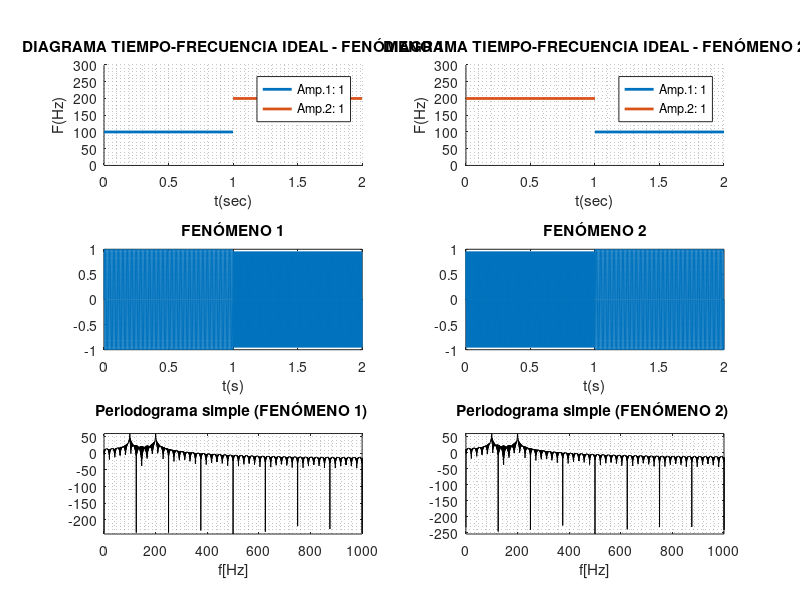

Recreate this plot in MATLAB.
%% PRÁCTICA 13.1. Generación de señales definidas a trozos y diagrama tiempo-frecuencia ideal

clc, close all, clear all
%% 1.- Recepción de datos de las componentes:
% Frecuencias de las componentes (ordenadas de menor a mayor):
f1=100; f2=200; 
% Amplitudes:
a1=1; a2=1;  
% Duraciones de las componentes - FENÓMENO 1:
t11=[0 1]; t12=[1 2]; 
% Duraciones de las componentes - FENÓMENO 2:
t21=[1 2]; t22=[0 1]; 
%% 2.- Generación del diagrama tiempo-frecuencia ideal:
figure(1)
subplot(3,2,1)
hold on
plot (t11,[f1 f1],'linewidth',2)
plot (t12,[f2 f2],'linewidth',2)
title('DIAGRAMA TIEMPO-FRECUENCIA IDEAL - FENÓMENO 1')
xlabel('t(sec)'), ylabel('F(Hz)'),axis([0 2 0 300])
legend('Amp.1: 1','Amp.2: 1'), grid minor
subplot(3,2,2)
hold on
plot (t21,[f1 f1],'linewidth',2)
plot (t22,[f2 f2],'linewidth',2)
title('DIAGRAMA TIEMPO-FRECUENCIA IDEAL - FENÓMENO 2')
xlabel('t(sec)'), ylabel('F(Hz)')
axis([0 2 0 300])
legend('Amp.1: 1','Amp.2: 1')
grid minor
%% 3. Generación de las señales compuestas
% MÉTODO: aquí se aprovecha las ventajas de programación de Matlab,
Fs=10*f2; % Fs respecto de la f5 que es la más exigente 
Ts=1/Fs;
duracion = 2; % es el tiempo máximo que ocupan las componentes
t=0:Ts:duracion;
% FENÓMENO 1. Se definen las componentes en todo el rango:
comp1=a1*sin(2*pi*f1*t);
comp2=a2*sin(2*pi*f2*t);
% se enceran las zonas en donde no existen las señales:
comp1=((t>=0)&(t<=1)).*(comp1);
comp2=((t>=1)&(t<=2)).*(comp2);
% La señal compuesta es la suma de todas las componentes:
yt1 = comp1+comp2;
% FENÓMENO 2. Se definen las componentes en todo el rango:
comp1=a1*sin(2*pi*f1*t);
comp2=a2*sin(2*pi*f2*t);
% se enceran las zonas en donde no existen las señales:
comp1=((t>=1)&(t<=2)).*(comp1);
comp2=((t>=0)&(t<=1)).*(comp2);
% La señal compuesta es la suma de todas las componentes:
yt2 = comp1+comp2;
% Presentación de las componentes en forma ascendentes tal como es el diagrama TF ideal:
subplot(3,2,3)
plot(t,yt1);
title('FENÓMENO 1'); xlabel('t(s)');grid on;
subplot(3,2,4)
plot(t,yt2);
title('FENÓMENO 2'); xlabel('t(s)');grid on;
%% Análisis en el Dominio de Frecuencia:
% PERIODOGRAMA SIMPLE DE REFERENCIA (EL MÁS USADO EN EL MUNDO):
N=length(yt1); % numero de muestras de la señal discretizada
FACTOR = 1;
nFFT=2^(ceil(log2(N)))*FACTOR;
PS1 = 20*log10(abs(fft(yt1,nFFT)));
PS2 = 20*log10(abs(fft(yt2,nFFT)));
f=linspace(0,Fs,nFFT);
subplot(3,2,5)
plot(f,PS1,'k');
grid minor
axis([0 Fs/2 min(PS1) max(PS1)]);% [Xmin Xmax Ymin Ymax]
title('Periodograma simple (FENÓMENO 1) '); xlabel('f[Hz]') 
subplot(3,2,6)
plot(f,PS2,'k');
grid minor
axis([0 Fs/2 min(PS2) max(PS2)]);% [Xmin Xmax Ymin Ymax]
title('Periodograma simple (FENÓMENO 2) '); xlabel('f[Hz]') 
